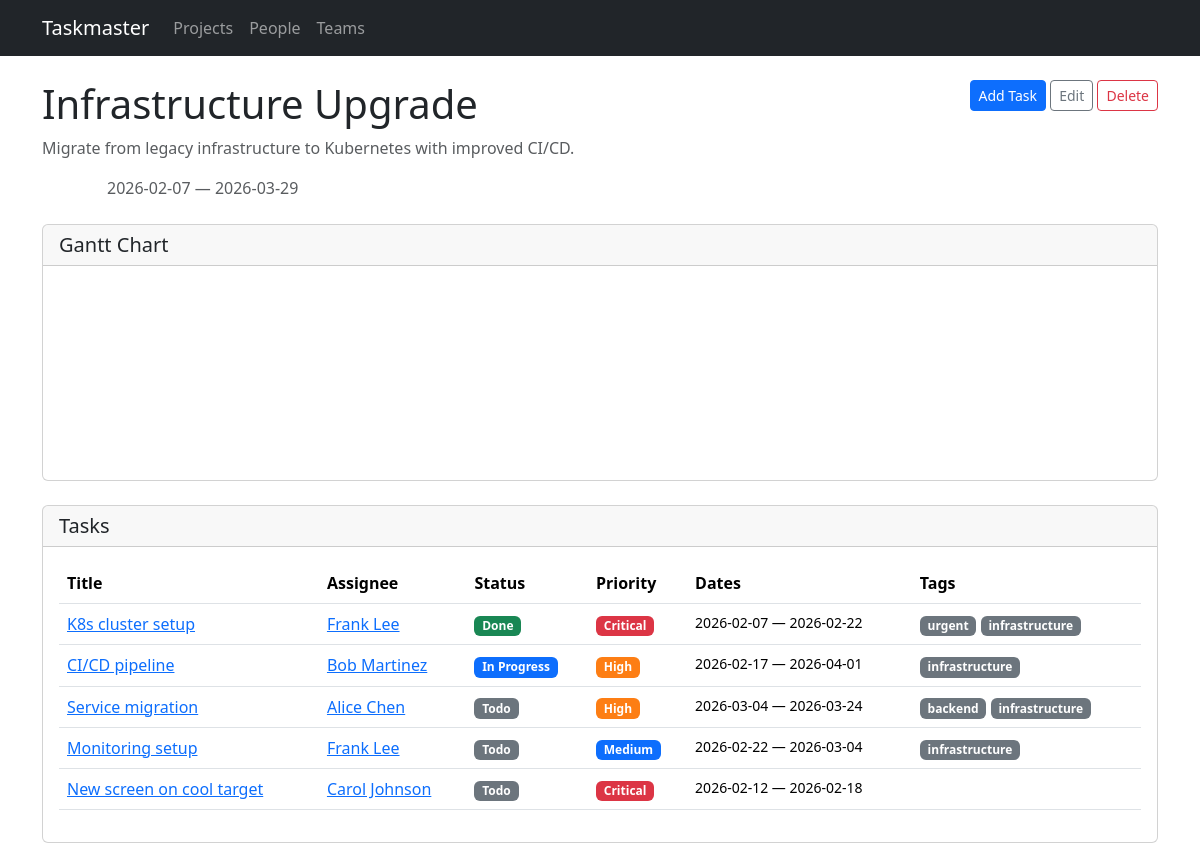
Page /projects/4 on the earlier database version.
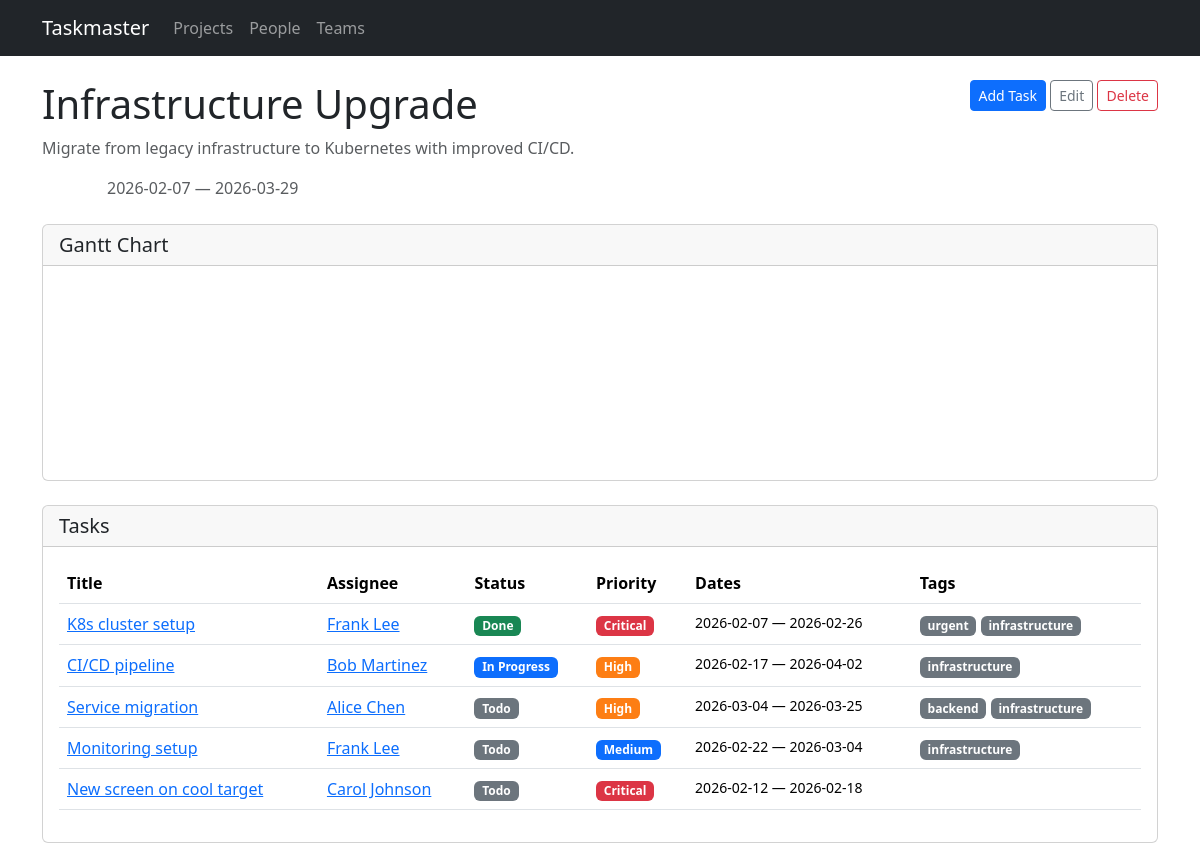
Same page on the later database version.
### models.py (models this page shows, shortened)
class Project(db.Model):
    id = db.Column(db.Integer, primary_key=True)
    name = db.Column(db.String(200), nullable=False)
    description = db.Column(db.Text)
    start_date = db.Column(db.Date)
    end_date = db.Column(db.Date)
    status = db.Column(db.String(20), default='active')  # active, completed, on_hold
    tasks = db.relationship('Task', backref='project', lazy=True, cascade='all, delete-orphan')

class Task(db.Model):
    id = db.Column(db.Integer, primary_key=True)
    title = db.Column(db.String(200), nullable=False)
    description = db.Column(db.Text)
    project_id = db.Column(db.Integer, db.ForeignKey('project.id'), nullable=False)
    assignee_id = db.Column(db.Integer, db.ForeignKey('person.id'))
    start_date = db.Column(db.Date, nullable=False)
    end_date = db.Column(db.Date, nullable=False)
    status = db.Column(db.String(20), default='todo')  # todo, in_progress, done
    priority = db.Column(db.String(20), default='medium')  # low, medium, high, critical
    tags = db.relationship('Tag', secondary=task_tags, backref=db.backref('tasks', lazy=True))
    status_updates = db.relationship('StatusUpdate', backref='task', lazy=True,
                                     order_by='StatusUpdate.created_at.desc()',
                                     cascade='all, delete-orphan')
    dependencies = db.relationship(
        'Task',
        secondary='task_dependency',
        primaryjoin='Task.id == TaskDependency.task_id',
        secondaryjoin='Task.id == TaskDependency.depends_on_id',
        backref=db.backref('dependents', lazy=True),
        lazy=True,
    )

class Person(db.Model):
    id = db.Column(db.Integer, primary_key=True)
    name = db.Column(db.String(120), nullable=False)
    email = db.Column(db.String(120))
    team_id = db.Column(db.Integer, db.ForeignKey('team.id'))
    tasks = db.relationship('Task', backref='assignee', lazy=True)

class Tag(db.Model):
    id = db.Column(db.Integer, primary_key=True)
    name = db.Column(db.String(50), unique=True, nullable=False)

### routes/projects.py (the view)
@bp.route('/projects/<int:id>')
def detail(id):
    project = Project.query.get_or_404(id)
    return render_template('projects/detail.html', project=project)

### templates/projects/detail.html (shortened to what this page needs)
{% extends "base.html" %}
{% block content %}
<div class="d-flex justify-content-between align-items-start mb-3">
    <div>
        <h1>{{ project.name }}</h1>
        {% if project.description %}
        <p class="text-muted">{{ project.description }}</p>
        {% endif %}
        <div class="mb-2">
            <span class="badge badge-{{ project.status }}">{{ project.status | replace('_', ' ') | title }}</span>
            {% if project.start_date %}<span class="text-muted ms-2">{{ project.start_date }}</span>{% endif %}
            {% if project.end_date %}<span class="text-muted"> &mdash; {{ project.end_date }}</span>{% endif %}
        </div>
    </div>
    <div>
        <a href="{{ url_for('tasks.new_task', project_id=project.id) }}" class="btn btn-primary btn-sm">Add Task</a>
        <a href="{{ url_for('projects.edit_project', id=project.id) }}" class="btn btn-outline-secondary btn-sm">Edit</a>
        <form method="post" action="{{ url_for('projects.delete_project', id=project.id) }}" class="d-inline"
              onsubmit="return confirm('Delete this project and all its tasks?')">
            <button type="submit" class="btn btn-outline-danger btn-sm">Delete</button>
        </form>
    </div>
</div>
{% if project.tasks %}
<div class="card mb-4">
    <div class="card-header">
        <h5 class="mb-0">Gantt Chart</h5>
    </div>
    <div class="card-body gantt-container">
        <svg id="gantt"></svg>
    </div>
</div>
<div class="card">
    <div class="card-header"><h5 class="mb-0">Tasks</h5></div>
    <div class="card-body">
        <div class="table-responsive">
            <table class="table table-hover">
                <thead>
                    <tr>
                        <th>Title</th>
                        <th>Assignee</th>
                        <th>Status</th>
                        <th>Priority</th>
                        <th>Dates</th>
                        <th>Tags</th>
                    </tr>
                </thead>
                <tbody>
                    {% for task in project.tasks %}
                    <tr>
                        <td><a href="{{ url_for('tasks.detail', id=task.id) }}">{{ task.title }}</a></td>
                        <td>
                            {% if task.assignee %}
                            <a href="{{ url_for('people.detail', id=task.assignee.id) }}">{{ task.assignee.name }}</a>
                            {% else %}
                            <span class="text-muted">Unassigned</span>
                            {% endif %}
                        </td>
                        <td><span class="badge badge-{{ task.status }}">{{ task.status | replace('_', ' ') | title }}</span></td>
                        <td><span class="badge badge-{{ task.priority }}">{{ task.priority | title }}</span></td>
                        <td class="small">{{ task.start_date }} &mdash; {{ task.end_date }}</td>
                        <td>
                            {% for tag in task.tags %}
                            <span class="badge bg-secondary">{{ tag.name }}</span>
                            {% endfor %}
                        </td>
                    </tr>
                    {% endfor %}
                </tbody>
            </table>
        </div>
    </div>
</div>
{% else %}
<div class="text-center py-5">
    <p class="text-muted">No tasks yet.</p>
    <a href="{{ url_for('tasks.new_task', project_id=project.id) }}" class="btn btn-primary">Add the first task</a>
</div>
{% endif %}
{% endblock %}

### templates/base.html (shortened to what this page needs)
<!DOCTYPE html>
<html lang="en">
<head>
    <link href="https://cdn.jsdelivr.net/npm/bootstrap@5.3.3/dist/css/bootstrap.min.css" rel="stylesheet">
    <link rel="stylesheet" href="https://cdn.jsdelivr.net/npm/frappe-gantt@0.6.1/dist/frappe-gantt.min.css">
    <link rel="stylesheet" href="{{ url_for('static', filename='style.css') }}">
</head>
<body>
    <nav class="navbar navbar-expand-lg navbar-dark bg-dark">
        <div class="container">
            <a class="navbar-brand" href="{{ url_for('index') }}">Taskmaster</a>
            <div class="collapse navbar-collapse" id="navbarNav">
                <ul class="navbar-nav">
                    <li class="nav-item">
                        <a class="nav-link" href="{{ url_for('projects.list_projects') }}">Projects</a>
                    </li>
                    <li class="nav-item">
                        <a class="nav-link" href="{{ url_for('people.list_people') }}">People</a>
                    </li>
                    <li class="nav-item">
                        <a class="nav-link" href="{{ url_for('teams.list_teams') }}">Teams</a>
                    </li>
                </ul>
            </div>
        </div>
    </nav>
    <main class="container mt-4">
        {% block content %}{% endblock %}
    </main>
</body>
</html>

### static/style.css (style rules this page uses)
.badge-medium { background-color: #0d6efd; }
.badge-high { background-color: #fd7e14; }
.badge-critical { background-color: #dc3545; }
.badge-todo { background-color: #6c757d; }
.badge-in_progress { background-color: #0d6efd; }
.badge-done { background-color: #198754; }
.gantt-container { overflow-x: auto; margin: 1rem 0; }

Differences in the rows shown:
changed Task "K8s cluster setup": end_date "2026-02-22" → "2026-02-26"
changed Task "CI/CD pipeline": end_date "2026-04-01" → "2026-04-02"
changed Task "Service migration": end_date "2026-03-24" → "2026-03-25"
